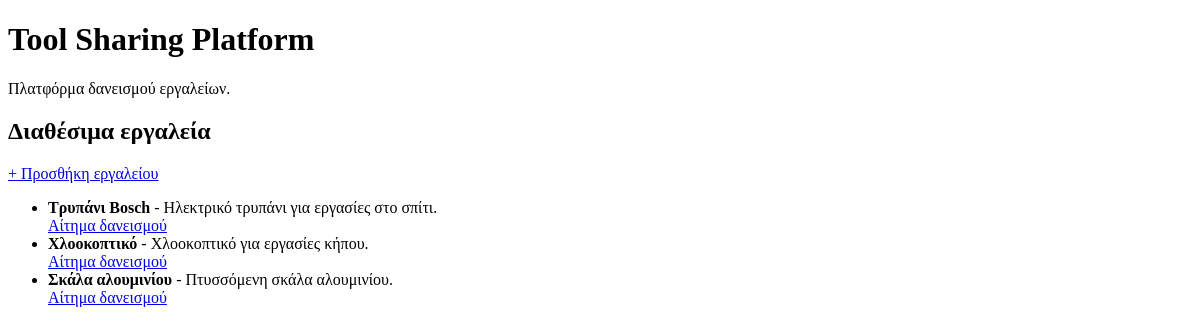
Before: / with the older database file.
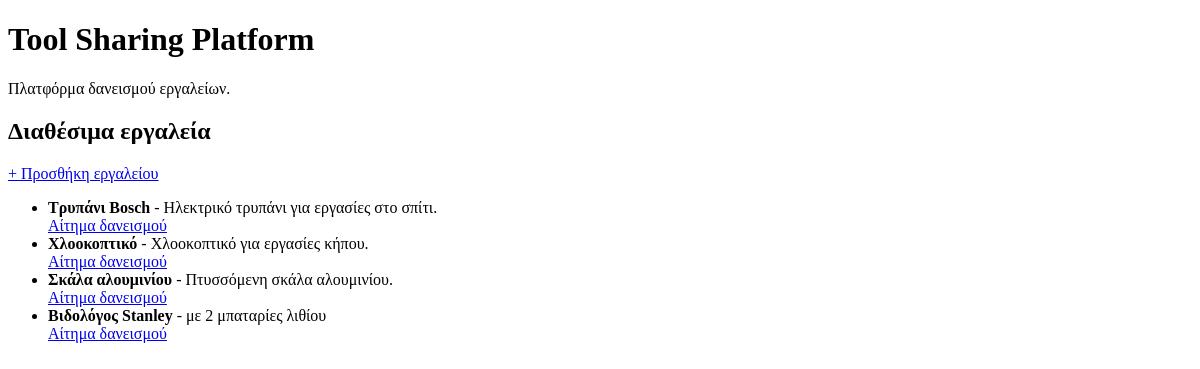
After: the same page with the newer database file.
### tables this page shows
CREATE TABLE tools (
            id INTEGER PRIMARY KEY AUTOINCREMENT,
            name TEXT NOT NULL,
            description TEXT NOT NULL,
            available INTEGER NOT NULL DEFAULT 1
        );

### app.py (the view)
@app.route("/")
def home():
    connection = get_db_connection()
    tools = connection.execute(
        "SELECT * FROM tools WHERE available = 1"
    ).fetchall()
    connection.close()
    return render_template("index.html", tools=tools)

### app.py (called while the page is built)
def get_db_connection():
    connection = sqlite3.connect(DATABASE)
    connection.row_factory = sqlite3.Row
    return connection

### templates/index.html (shortened to what this page needs)
<!DOCTYPE html>
<html lang="el">
<head>
</head>
<body>
    <h1>Tool Sharing Platform</h1>
    <p>Πλατφόρμα δανεισμού εργαλείων.</p>
    <h2>Διαθέσιμα εργαλεία</h2>
	<a href="/add">+ Προσθήκη εργαλείου</a>
    <ul>
        {% for tool in tools %}
            <li>
			<strong>{{ tool["name"] }}</strong>
			- {{ tool["description"] }}
    <br>
    <a href="/request/{{ tool['id'] }}">
        Αίτημα δανεισμού
    </a>
</li>
        {% endfor %}
    </ul>
</body>
</html>

Changed rows visible on the page:
added tools: name "Βιδολόγος Stanley", description "με 2 μπαταρίες λιθίου"
